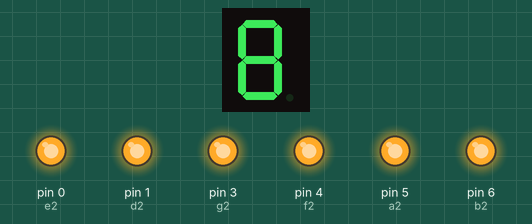
Recording of a sketch running on a simulated Arduino Uno, built with avr-gcc and run on an emulated ATmega328P. On the bench: 1-digit seven-segment display, output pins drawn as LEDs (lit = HIGH). Wiring (inferred from the names in the program): 1-digit 7-segment display, segments lit when HIGH: segments pin 8, pin 9, pin 13, pin 12, pin 11, pin 7, pin 10. The segment pins are drawn as the display they are named for; pins used as bus, display or sensor lines are not drawn.

Above: at 0.1 s.
At 1.3 s:
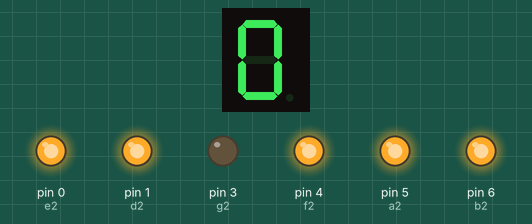
At 10.3 s:
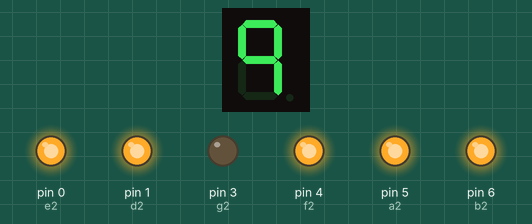
At 19.3 s:
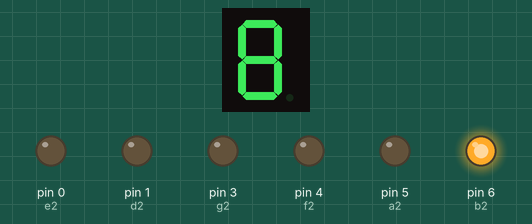
At 28.3 s:
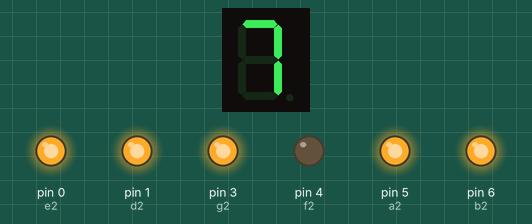
At 38.3 s:
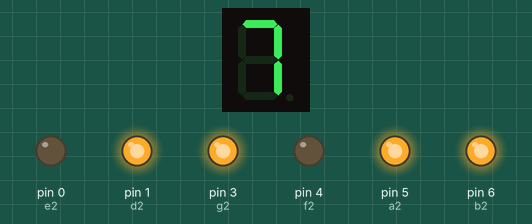
Timing chart, 0 to 39.8 s (numbered marks = the images above):
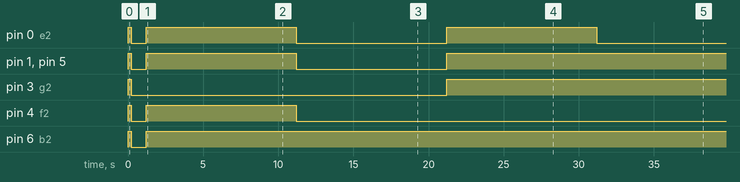

The sketch:

codigo.ino
```cpp
//Codigo C++ Minutero
//Team Violet Zero

//Definiciones
//Se definen los pines del minutero #1 (unidade)
int a1=8;
int b1=9;
int c1=13;
int d1=12;
int e1=11;
int f1=7;
int g1=10;
//Se definen los pines del minutero #2 (decenas)
int a2=5;
int b2=6;
int c2=2;
int d2=1;
int e2=0;
int f2=4;
int g2=3;

int numero2; //Para saber cuando se subira un digito

//Los números que se van a mostrar en las unidades (a)
//y decenas (b)
void ceroa(){
  digitalWrite(a1, HIGH);
  digitalWrite(b1, HIGH);
  digitalWrite(c1, HIGH);
  digitalWrite(d1, HIGH);
  digitalWrite(e1, HIGH);
  digitalWrite(f1, HIGH);
  digitalWrite(g1, LOW);}
void cerob(){
  digitalWrite(a2, HIGH);
  digitalWrite(b2, HIGH);
  digitalWrite(c2, HIGH);
  digitalWrite(d2, HIGH);
  digitalWrite(e2, HIGH);
  digitalWrite(f2, HIGH);
  digitalWrite(g2, LOW);}
void unoa(){
  digitalWrite(a1, LOW);
  digitalWrite(b1, HIGH);
  digitalWrite(c1, HIGH);
  digitalWrite(d1, LOW);
  digitalWrite(e1, LOW);
  digitalWrite(f1, LOW);
  digitalWrite(g1, LOW);}
void unob(){
  digitalWrite(a2, LOW);
  digitalWrite(b2, HIGH);
  digitalWrite(c2, HIGH);
  digitalWrite(d2, LOW);
  digitalWrite(e2, LOW);
  digitalWrite(f2, LOW);
  digitalWrite(g2, LOW);}
void dosa(){
  digitalWrite(a1, HIGH);
  digitalWrite(b1, HIGH);
  digitalWrite(c1, LOW);
  digitalWrite(d1, HIGH);
  digitalWrite(e1, HIGH);
  digitalWrite(f1, LOW);
  digitalWrite(g1, HIGH);}
void dosb(){
  digitalWrite(a2, HIGH);
  digitalWrite(b2, HIGH);
  digitalWrite(c2, LOW);
  digitalWrite(d2, HIGH);
  digitalWrite(e2, HIGH);
  digitalWrite(f2, LOW);
  digitalWrite(g2, HIGH);}
void tresa(){
  digitalWrite(a1, HIGH);
  digitalWrite(b1, HIGH);
  digitalWrite(c1, HIGH);
  digitalWrite(d1, HIGH);
  digitalWrite(e1, LOW);
  digitalWrite(f1, LOW);
  digitalWrite(g1, HIGH);}
void tresb(){
  digitalWrite(a2, HIGH);
  digitalWrite(b2, HIGH);
  digitalWrite(c2, HIGH);
  digitalWrite(d2, HIGH);
  digitalWrite(e2, LOW);
  digitalWrite(f2, LOW);
  digitalWrite(g2, HIGH);}
void cuatroa(){
  digitalWrite(a1, LOW);
  digitalWrite(b1, HIGH);
  digitalWrite(c1, HIGH);
  digitalWrite(d1, LOW);
  digitalWrite(e1, LOW);
  digitalWrite(f1, HIGH);
  digitalWrite(g1, HIGH);}
void cuatrob(){
  digitalWrite(a2, LOW);
  digitalWrite(b2, HIGH);
  digitalWrite(c2, HIGH);
  digitalWrite(d2, LOW);
  digitalWrite(e2, LOW);
  digitalWrite(f2, HIGH);
  digitalWrite(g2, HIGH);}
void cincoa(){
  digitalWrite(a1, HIGH);
  digitalWrite(b1, LOW);
  digitalWrite(c1, HIGH);
  digitalWrite(d1, HIGH);
  digitalWrite(e1, LOW);
  digitalWrite(f1, HIGH);
  digitalWrite(g1, HIGH);}
void cincob(){
  digitalWrite(a2, HIGH);
  digitalWrite(b2, LOW);
  digitalWrite(c2, HIGH);
  digitalWrite(d2, HIGH);
  digitalWrite(e2, LOW);
  digitalWrite(f2, HIGH);
  digitalWrite(g2, HIGH);}
void seisa(){
  digitalWrite(a1, HIGH);
  digitalWrite(b1, LOW);
  digitalWrite(c1, HIGH);
  digitalWrite(d1, HIGH);
  digitalWrite(e1, HIGH);
  digitalWrite(f1, HIGH);
  digitalWrite(g1, HIGH);}
void seisb(){
  digitalWrite(a2, HIGH);
  digitalWrite(b2, LOW);
  digitalWrite(c2, HIGH);
  digitalWrite(d2, HIGH);
  digitalWrite(e2, HIGH);
  digitalWrite(f2, HIGH);
  digitalWrite(g2, HIGH);}
void sietea(){
  digitalWrite(a1, HIGH);
  digitalWrite(b1, HIGH);
  digitalWrite(c1, HIGH);
  digitalWrite(d1, LOW);
  digitalWrite(e1, LOW);
  digitalWrite(f1, LOW);
  digitalWrite(g1, LOW);}
void sieteb(){
  digitalWrite(a2, HIGH);
  digitalWrite(b2, HIGH);
  digitalWrite(c2, HIGH);
  digitalWrite(d2, LOW);
  digitalWrite(e2, LOW);
  digitalWrite(f2, LOW);
  digitalWrite(g2, LOW);}
void ochoa(){
  digitalWrite(a1, HIGH);
  digitalWrite(b1, HIGH);
  digitalWrite(c1, HIGH);
  digitalWrite(d1, HIGH);
  digitalWrite(e1, HIGH);
  digitalWrite(f1, HIGH);
  digitalWrite(g1, HIGH);}
void ochob(){
  digitalWrite(a2, HIGH);
  digitalWrite(b2, HIGH);
  digitalWrite(c2, HIGH);
  digitalWrite(d2, HIGH);
  digitalWrite(e2, HIGH);
  digitalWrite(f2, HIGH);
  digitalWrite(g2, HIGH);}
void nuevea(){
  digitalWrite(a1, HIGH);
  digitalWrite(b1, HIGH);
  digitalWrite(c1, HIGH);
  digitalWrite(d1, LOW);
  digitalWrite(e1, LOW);
  digitalWrite(f1, HIGH);
  digitalWrite(g1, HIGH);}
void nueveb(){
  digitalWrite(a2, HIGH);
  digitalWrite(b2, HIGH);
  digitalWrite(c2, HIGH);
  digitalWrite(d2, LOW);
  digitalWrite(e2, LOW);
  digitalWrite(f2, HIGH);
  digitalWrite(g2, HIGH);}

void setup()
{
  //Se configuran los pines
  pinMode(0, OUTPUT);
  pinMode(1, OUTPUT);
  pinMode(2, OUTPUT);
  pinMode(3, OUTPUT);
  pinMode(4, OUTPUT);
  pinMode(5, OUTPUT);
  pinMode(6, OUTPUT);
  pinMode(7, OUTPUT);
  pinMode(8, OUTPUT);
  pinMode(9, OUTPUT);
  pinMode(10, OUTPUT);
  pinMode(11, OUTPUT);
  pinMode(12, OUTPUT);
  pinMode(13, OUTPUT);

  //Comprobamos que todos funcionan
  digitalWrite(0, HIGH);
  digitalWrite(1, HIGH);
  digitalWrite(2, HIGH);
  digitalWrite(3, HIGH);
  digitalWrite(4, HIGH);
  digitalWrite(5, HIGH);
  digitalWrite(6, HIGH);
  digitalWrite(7, HIGH);
  digitalWrite(8, HIGH);
  digitalWrite(9, HIGH);
  digitalWrite(10, HIGH);
  digitalWrite(11, HIGH);
  digitalWrite(12, HIGH);
  digitalWrite(13, HIGH);
  delay(200);
  //y los apagamos
  digitalWrite(0, LOW);
  digitalWrite(1, LOW);
  digitalWrite(2, LOW);
  digitalWrite(3, LOW);
  digitalWrite(4, LOW);
  digitalWrite(5, LOW);
  digitalWrite(6, LOW);
  digitalWrite(7, LOW);
  digitalWrite(8, LOW);
  digitalWrite(9, LOW);
  digitalWrite(10, LOW);
  digitalWrite(11, LOW);
  digitalWrite(12, LOW);
  digitalWrite(13, LOW);
  delay(1000);
  cerob();
}


void loop()
{
  //Empieza la cuenta
  ceroa();
  delay(1000);
  unoa();
  delay(1000);
  dosa();
  delay(1000);
  tresa();
  delay(1000);
  cuatroa();
  delay(1000);
  cincoa();
  delay(1000);
  seisa();
  delay(1000);
  sietea();
  delay(1000);
  ochoa();
  delay(1000);
  nuevea();
  delay(1000);
  //Cada que pase el nueve se suma 1 a esta variable
  //para que muestre las decenas
  numero2 = numero2+1;
  if(numero2 == 1){
  unob();
  }
  else if(numero2 == 2){
  dosb();
  }
  else if(numero2 == 3){
  tresb();
  }
  else if(numero2 == 4){
  cuatrob();
  }
  else if(numero2 == 5){
  cincob();
  }
  else if(numero2 == 6){
  seisb();
  }
  else if(numero2 == 7){
  sieteb();
  }
  else if(numero2 == 8){
  ochob();
  }
  else if(numero2 == 9){
  nueveb();
  }
  //Acá regresa el número a cero para reiniciar el contador
  else if(numero2 == 10){
  cerob();
  numero2 = 0;
  }
}
//Fin del codigo, para la siguiente algo mas dificil
```

Measured:
- by itself, pin 0 (e2): goes LOW 1.0 s, HIGH 10.0 s, LOW 10.0 s, HIGH 10.0 s, then LOW
- by itself, pin 1 (d2), pin 5 (a2): HIGH → LOW at 0.20 s, → HIGH 1.0 s later, → LOW 10.0 s later, → HIGH 10.0 s later
- by itself, pin 3 (g2): HIGH → LOW at 0.20 s, → HIGH 21.0 s later
- by itself, pin 4 (f2): HIGH → LOW at 0.20 s, → HIGH 1.0 s later, → LOW 10.0 s later
- what the display in image 1 shows lasts 1.0 s, from 1.2 s to 2.2 s
